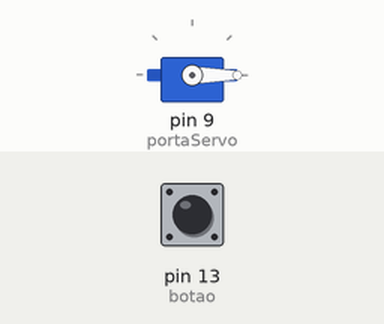
The sketch below on a simulated Arduino Uno, built with avr-gcc and run on an emulated ATmega328P. Shown: servo. The test bench sets the inputs (shaded band); at power-on: pin 13 (botao) HIGH. Random numbers use the default seed unless the sketch sets one.

Above: at 2.2 s.
2.3 s: pin 13 (botao) pulled LOW for 0.15 s
At 2.76 s:
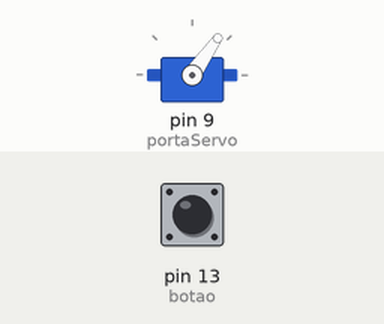
5.3 s: pin 13 (botao) pulled LOW for 3.2 s
At 6.08 s:
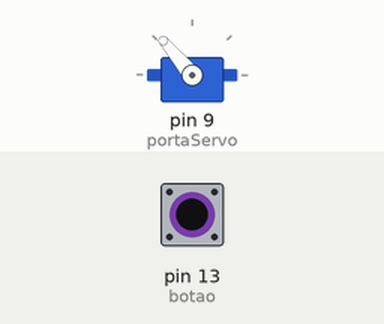
10.0 s: pin 13 (botao) pulled LOW for 3.2 s
At 11.07 s:
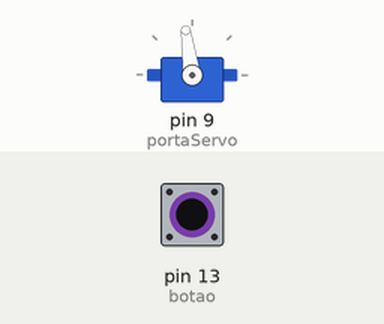
Timing chart, 0 to 15.6 s (numbered marks = the images above; inputs shaded):
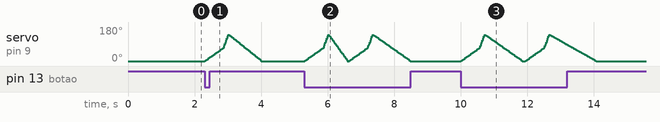

The sketch:

Teimosinha.ino
```cpp
// Inclui biblioteca para uso do servo
#include <Servo.h>

// Declara nossas variaveis de posicao
int  alto = 140;
int  baixo = 0;
// Declara as conexoes dos componentes
int  portaServo = 9;
int  botao = 13;

// Cria uma variável para o tempo (sera alterada)
int  tempo = 5;

// Cria um objeto para controlar o motor
Servo meuServo;

// Variavel para armazenar o angulo
int  pos = 0;

void setup() {
	meuServo.write(baixo);
	delay(1000);
	// Informa que o servo esta conectado na porta digital 9
	meuServo.attach(portaServo);
	pinMode(botao, INPUT_PULLUP);
}

void loop() {
	if(!digitalRead(botao)){	// Movimenta o servo do angulo baixo ate o angulo alto de um a um grau
		for (pos = baixo; pos <= alto; pos += 1) {
			// Movimenta o servo para o angulo especificado
			meuServo.write(pos);
			pos > (alto/2) ? tempo = 2 : tempo = 8;
			// Espera o motor se mover
			delay(tempo);
		}
		int  aleatorio = random(15);
		// Movimenta o servo do angulo alto ate o angulo baixo de um a um grau
		for (pos = alto; pos >= (baixo-10); pos -= 1) {
			// Movimenta o servo para o angulo especificado
			meuServo.write(pos);
			// Espera o motor se mover
			delay(aleatorio);
		}
		meuServo.write(baixo);
	}
}
```

Measured:
- after the input at 2.3 s, servo on pin 9 (portaServo): rises from 0° to 140° in 0.71 s, then falls to 0° in 0.99 s
